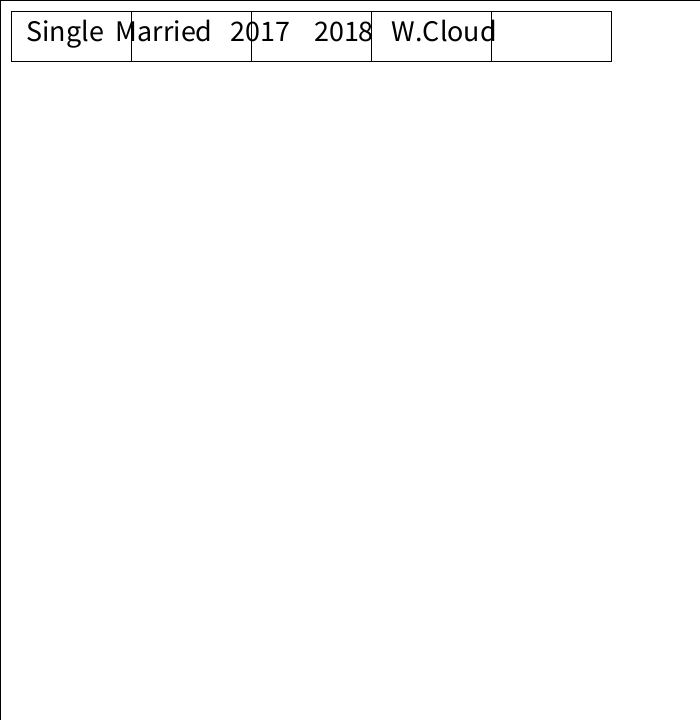
Frame 1 (no input)
Frame 60 (the mouse pressed at the canvas centre just before this capture): identical to frame 1, image omitted
Frame 120 (the mouse held since frame 60 and released just before this capture): identical to frame 1, image omitted

The Processing sketch that drew this single still picture (run headless with seeded random() and noise(); from frame 60 on, the mouse is pressed at the canvas centre):

// Processing sketch: easy_buttons
// ── easy_buttons.pde
int married; //-1 single, 1 married
int year; //1 2017, 2 2018
int selection = -1; // 1 selected, -1 unselected

void setup() {
  textAlign(LEFT, TOP);
  size(700, 720);
  background(255);
}

void draw() {
  fill(255);
  rect(0,0,700,720);
  
  //make generic buttons
  textSize(30);
  for(int i=0;i<5;i++){
    rect(11+120*i,11,120,50);
  }
  
  //married block, make sure to include fill and nofill
  fill(232);
  if(married == 1){
    rect(131,11,120,50);
  } else if(married == -1){
    rect(11,11,120,50);
  }
  noFill();
  
  //year block, make sure to include fill and nofill
  fill(232);
  if(year == 1){
    rect(251,11,120,50);
  } else if(year == 2){
    rect(371,11,120,50);
  }
  noFill();
  
  //w cloud block,m ake sure to include fill and nofill
  fill(232);
  if(selection == 1){
    rect(490,11,120,50);
  }
  noFill();
  
  //text overlay
  fill(0);
  text(" Single  Married   2017    2018   W.Cloud",20,20);
}
  
void mousePressed(){
  if(mouseY >11 && mouseY<51){
    if(mouseX>11 && mouseX<131){
      println("single");
      married=-1;
    } else if (mouseX>131 && mouseX<251){
      println("married");
      married=1;
    } else if (mouseX>251 && mouseX<371){
      println("2017");
      year=1;
    } else if (mouseX>371 && mouseX<490){
      println("2018");
      year=2;
    } else if (mouseX>490 && mouseX<611){
      println("WordCloud");
      selection = selection*-1;
    }
  }
}
